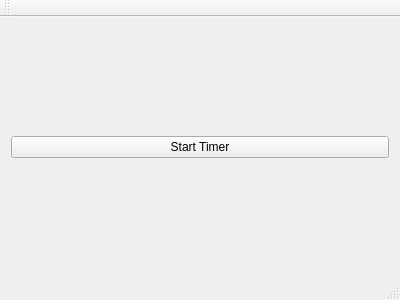
<?xml version="1.0" encoding="UTF-8"?>
<ui version="4.0">
 <class>QTimerTest</class>
 <widget class="QMainWindow" name="QTimerTest">
  <property name="geometry">
   <rect>
    <x>0</x>
    <y>0</y>
    <width>400</width>
    <height>300</height>
   </rect>
  </property>
  <property name="windowTitle">
   <string>QTimerTest</string>
  </property>
  <widget class="QWidget" name="centralWidget">
   <layout class="QVBoxLayout" name="verticalLayout">
    <item>
     <widget class="QPushButton" name="pushButton">
      <property name="text">
       <string>Start Timer</string>
      </property>
     </widget>
    </item>
   </layout>
  </widget>
  <widget class="QMenuBar" name="menuBar">
   <property name="geometry">
    <rect>
     <x>0</x>
     <y>0</y>
     <width>400</width>
     <height>23</height>
    </rect>
   </property>
  </widget>
  <widget class="QToolBar" name="mainToolBar">
   <attribute name="toolBarArea">
    <enum>TopToolBarArea</enum>
   </attribute>
   <attribute name="toolBarBreak">
    <bool>false</bool>
   </attribute>
  </widget>
  <widget class="QStatusBar" name="statusBar"/>
 </widget>
 <layoutdefault spacing="6" margin="11"/>
 <resources/>
 <connections/>
</ui>
